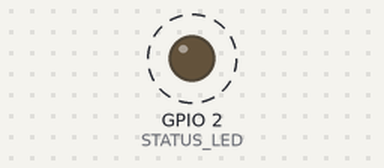
Recording of a sketch running on a simulated ESP32. Parts: output pins drawn as LEDs (lit = HIGH). Dashed ring = blinking. WiFi joins after 1.5 s; servers stay silent unless stated; what the sketch prints to the serial monitor is not drawn.

Above: at 1.52 s.
Timing chart, 0 to 4.5 s (numbered marks = the images above):
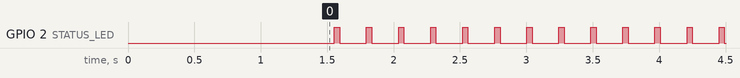

The sketch:

rightNode.ino
```cpp
#include <WiFi.h>

#include <WiFiUdp.h>


const char* ssid = "moto g54 5G_2518";

const char* password = "ayush123";

const char* centerIP = "10.193.222.101"; // <-- Set Central ESP32 IP here

const int udpPort = 8888;


WiFiUDP udp;

const int STATUS_LED = 2; // Onboard LED (Active HIGH)


void setup() {

  Serial.begin(115200);

  pinMode(STATUS_LED, OUTPUT);


  Serial.println("\n[INIT] Right Node ESP32 Starting...");

  WiFi.mode(WIFI_STA);

  WiFi.begin(ssid, password);


  while (WiFi.status() != WL_CONNECTED) {

    delay(500);

    Serial.print(".");

  }


  Serial.println("\n[CONNECTED] Right Node Ready!");

  Serial.print("Right Node IP: ");

  Serial.println(WiFi.localIP());

}


void loop() {

  if (WiFi.status() == WL_CONNECTED) {

    long rssiSum = 0;

    for (int i = 0; i < 5; i++) {

      rssiSum += WiFi.RSSI();

      delay(10);

    }


    int avgRssi = rssiSum / 5;

    String payload = "RSSI,A101,R," + String(avgRssi);


    udp.beginPacket(centerIP, udpPort);

    udp.print(payload);

    udp.endPacket();


    // Local Serial monitor log

    Serial.printf("Sent: %-16s | Signal: %3d dBm\n", payload.c_str(), avgRssi);


    digitalWrite(STATUS_LED, HIGH);

    delay(40);

    digitalWrite(STATUS_LED, LOW);

  } else {

    Serial.println("[WARNING] Connection lost. Reconnecting...");

    WiFi.begin(ssid, password);

  }

  delay(150);

} 
```

Measured:
- by itself, GPIO 2 (STATUS_LED): alternates HIGH for 0.04 s and LOW for 0.20 s
